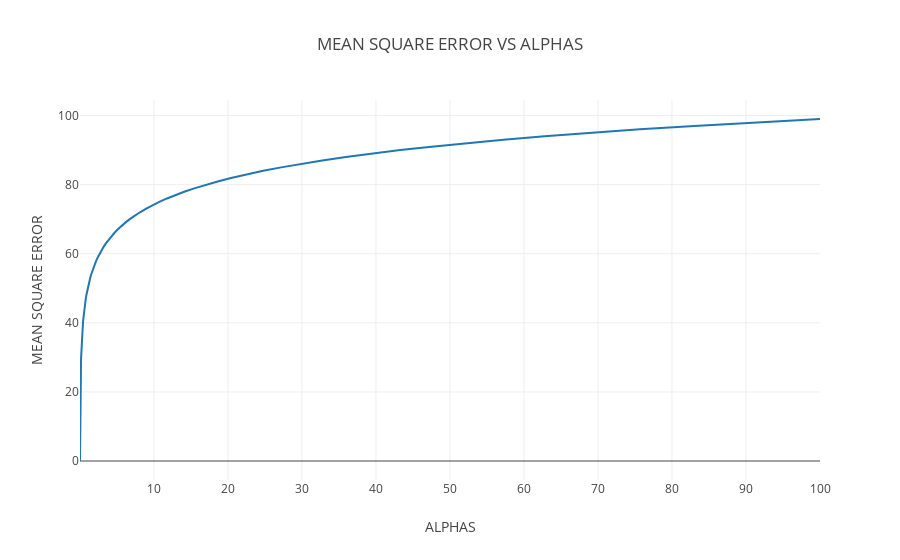

Here is the notebook cell this chart was saved with:
### Markdown cell above
## MEAN ERROR VS ALPHA ##

### Code cell
data = []

p = go.Scatter(x = alphas_ridge, 
               y = mean_squared_error(Y_test, ridge.predict(X_test)),
               name = 'Mean Error', 
               hoverinfo = 'name',
               line = dict(shape = 'linear'))
data.append(p)        
layout = dict(
    title = 'MEAN SQUARE ERROR VS ALPHAS',
    xaxis = dict(
        title = 'ALPHAS'
    ),
    yaxis = dict(
        title = 'MEAN SQUARE ERROR'
    ),
    legend = dict(
        traceorder = 'reversed',
        font = dict(size = 16)
    )
)
fig = dict(data = data, layout = layout)
plot.iplot(fig, filename = 'MEANERROR_VS_APLHA_PIZZAHUT')

### Figure 1 — Plotly figure (JSON) as saved in the notebook; plotly's stock layout.template omitted (floating-point values rounded to 4 significant figures)
{"data": [{"hoverinfo": "name", "line": {"shape": "linear"}, "name": "Mean Error", "type": "scatter", "x": [0.01, 0.01097, 0.01205, 0.01322, 0.01451, 0.01592, 0.01748, 0.01918, 0.02105, 0.0231, 0.02535, 0.02783, 0.03054, 0.03352, 0.03678, 0.04037, 0.04431, 0.04863, 0.05337, 0.05857, 0.06428, 0.07055, 0.07743, 0.08498, 0.09326, 0.1024, 0.1123, 0.1233, 0.1353, 0.1485, 0.163, 0.1789, 0.1963, 0.2154, 0.2364, 0.2595, 0.2848, 0.3126, 0.343, 0.3765, 0.4132, 0.4535, 0.4977, 0.5462, 0.5995, 0.6579, 0.7221, 0.7925, 0.8697, 0.9545, 1.048, 1.15, 1.262, 1.385, 1.52, 1.668, 1.831, 2.009, 2.205, 2.42, 2.656, 2.915, 3.199, 3.511, 3.854, 4.229, 4.642, 5.094, 5.591, 6.136, 6.734, 7.391, 8.111, 8.902, 9.77, 10.72, 11.77, 12.92, 14.17, 15.56, 17.07, 18.74, 20.57, 22.57, 24.77, 27.19, 29.84, 32.75, 35.94, 39.44, 43.29, 47.51, 52.14, 57.22, 62.8, 68.93, 75.65, 83.02, 91.12, 100], "y": 1.31e-06}], "layout": {"legend": {"font": {"size": 16}, "traceorder": "reversed"}, "title": "MEAN SQUARE ERROR VS ALPHAS", "xaxis": {"title": "ALPHAS"}, "yaxis": {"title": "MEAN SQUARE ERROR"}}}
